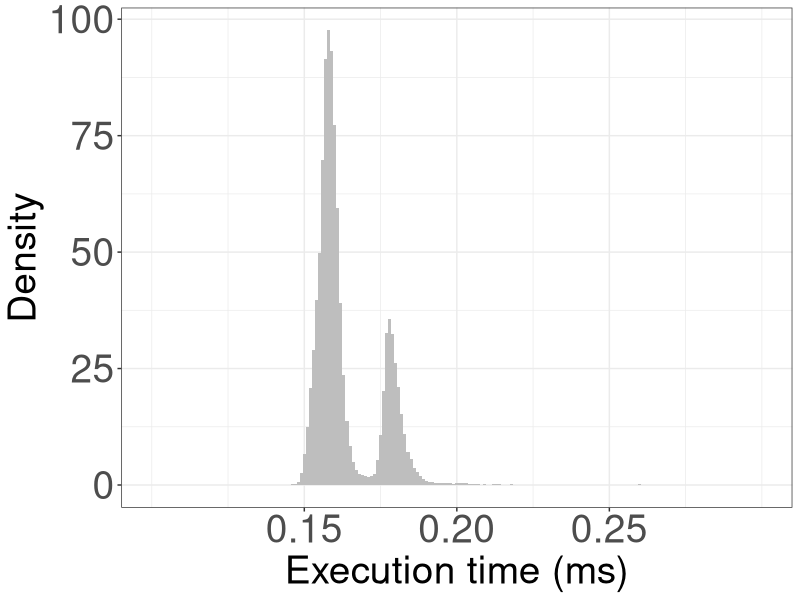
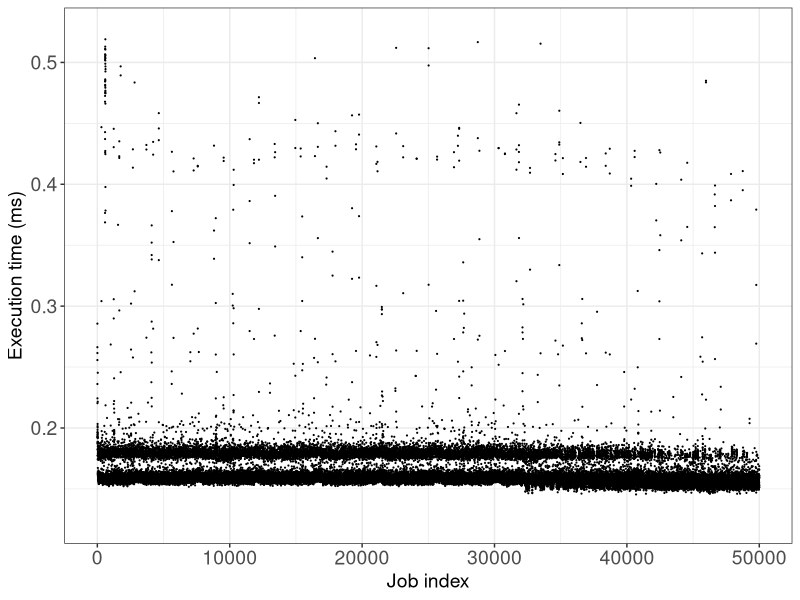
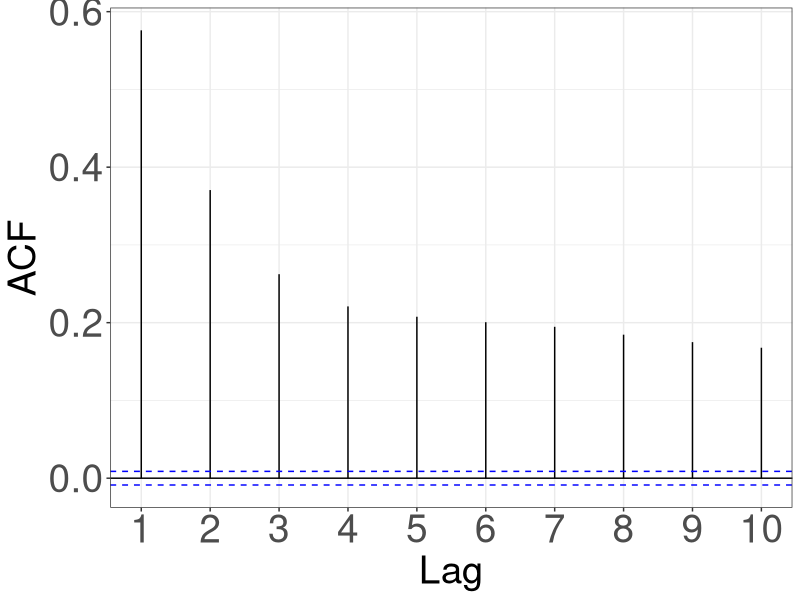
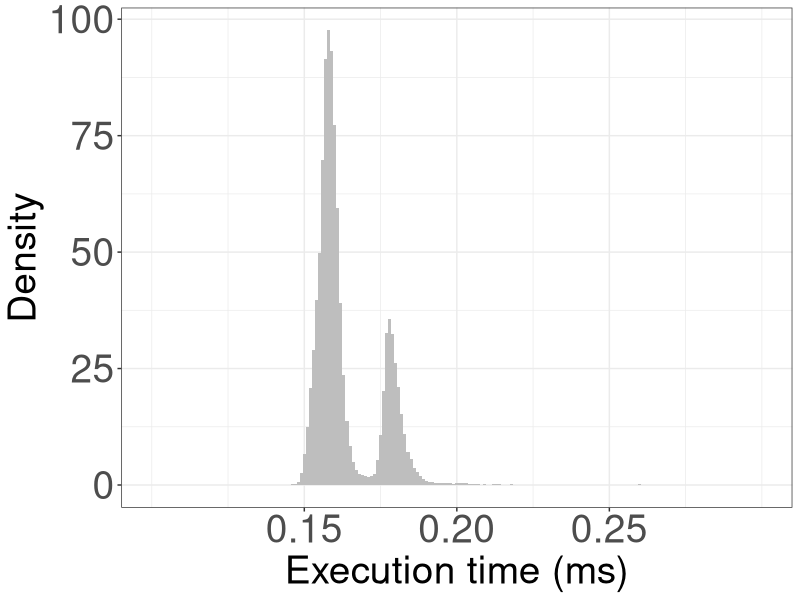
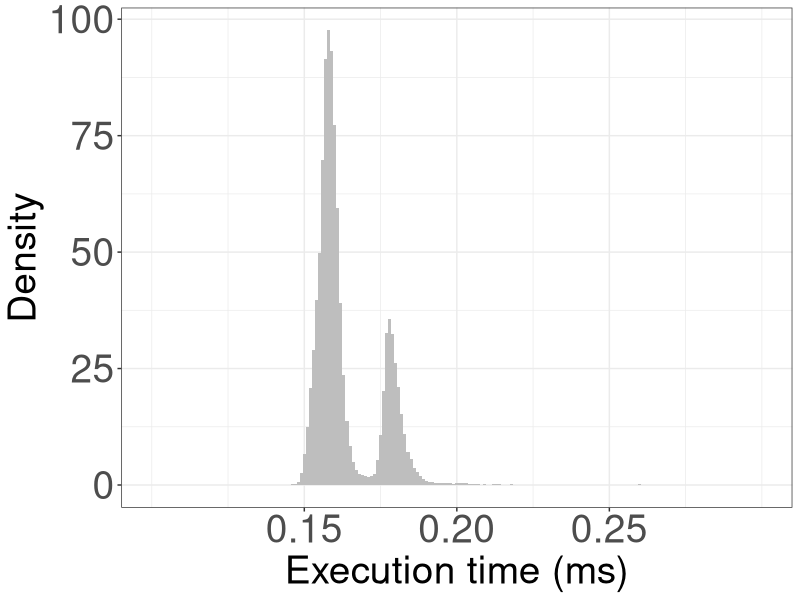
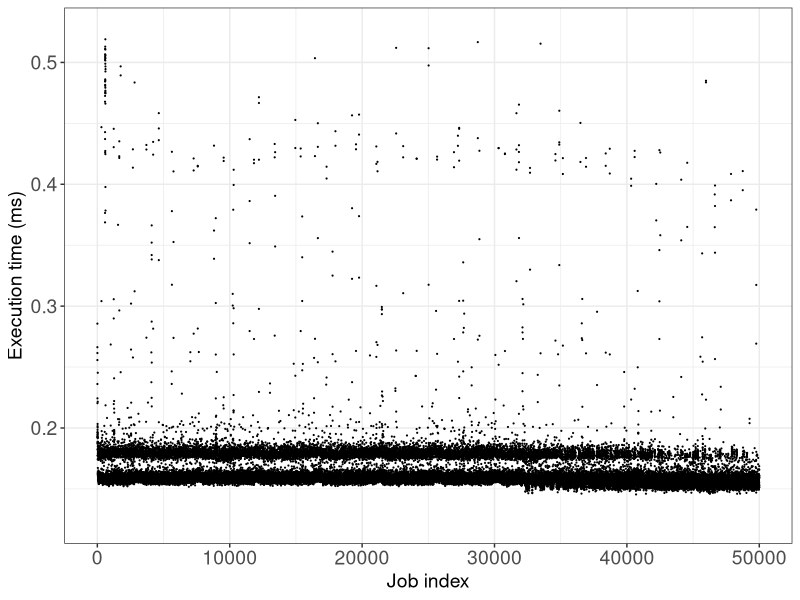
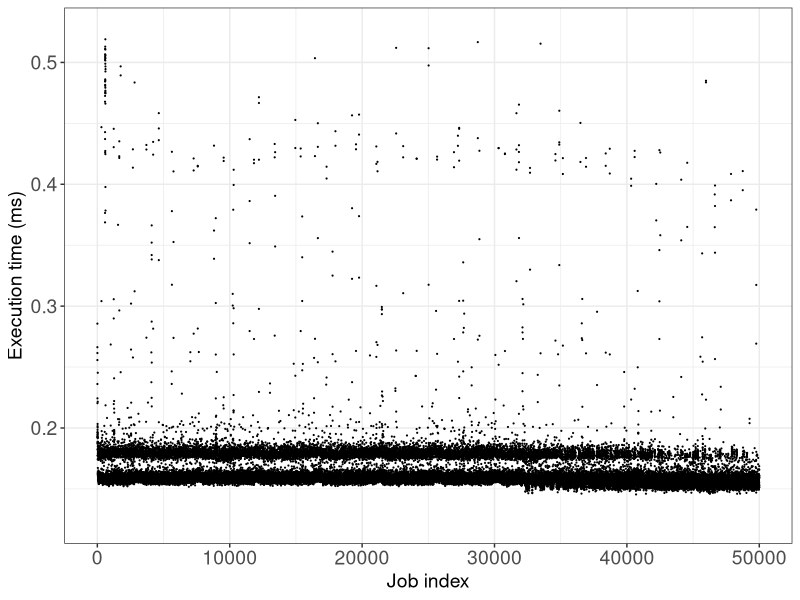
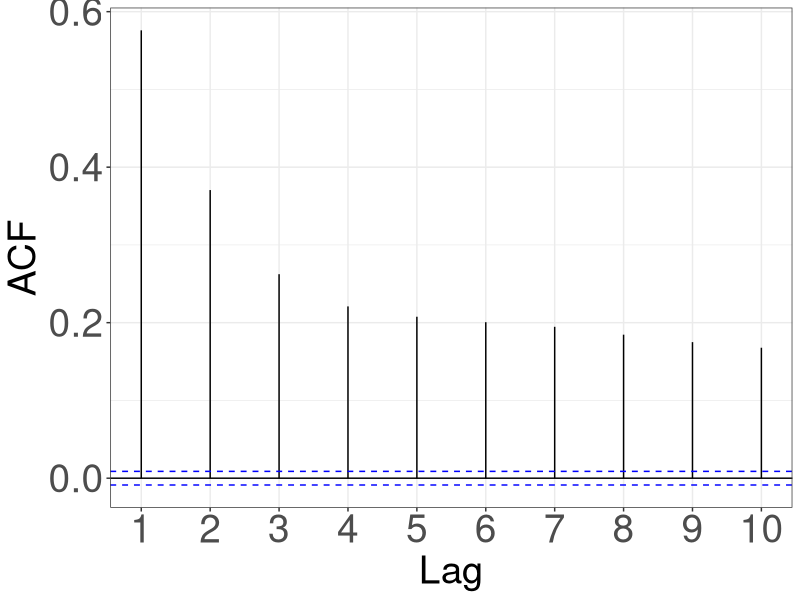

Reproduce these figures in R, in order.
library(ggplot2)
library(MASS)
library(forecast)


dataFrame <- read.csv("../data/traces_reports_csv/control_time_full.csv")
dataFrame$executionTimeMS = dataFrame$executionTime*1e-6
ggplot(dataFrame, aes(x=executionTimeMS)) +
  geom_histogram(binwidth = 0.001, aes(y=..density..), fill="grey") +
  xlab("Execution time (ms)") +
  ylab("Density") + theme_bw() +  theme(text = element_text(size = 28)) + 
  theme(axis.text.x= element_text(size = 28)) + 
  theme(axis.text.y= element_text(size = 28)) + 
  scale_x_continuous(breaks=c(0.15, 0.2, 0.25), limits=c(0.1, 0.3))
filename = "trace_density.png"
ggsave(filename, width=6, height=6)
filename = "trace_density.eps"
ggsave(filename, width=6, height=6)

dataFrame$index = 1:nrow(dataFrame)
ggplot(dataFrame, aes(x=index, y=executionTimeMS)) +
  geom_point(size=0.1) +
  ylim(0.125, 0.525) + 
  ylab("Execution time (ms)") +
  xlab("Job index" )+ 
  theme_bw() +  theme(text = element_text(size = 14)) +
  theme(axis.text.x= element_text(size = 14)) + 
  theme(axis.text.y= element_text(size = 14)) 
filename = "trace_sequence.png"
ggsave(filename, height = 3, width = 6)
filename = "trace_sequence.eps"
ggsave(filename, height = 3, width = 6)


dataFrame <- read.csv("../data/traces_reports_csv/control_time_full.csv")

ggAcf(
  dataFrame$executionTime,
  lag.max = 10,
  plot = TRUE,
) + theme_bw() +  theme(text = element_text(size = 28)) +
  theme(axis.text.x= element_text(size = 28)) + 
  theme(axis.text.y= element_text(size = 28)) + 
  theme(plot.title=element_blank())

filename = "ggplot_acorr.png"
ggsave(filename, width=6, height=6)
filename = "ggplot_acorr.eps"
ggsave(filename, width=6, height=6)



      
